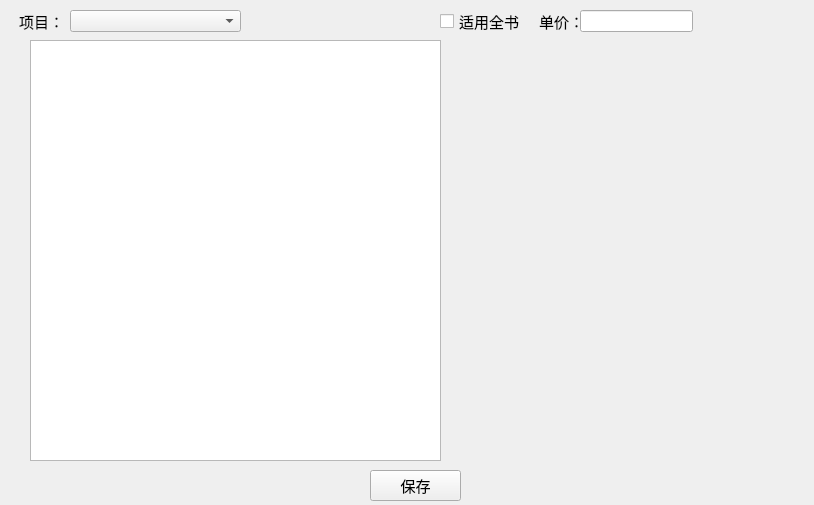
<?xml version="1.0" encoding="UTF-8"?>
<ui version="4.0">
 <class>CTabOtherSetDlg</class>
 <widget class="QWidget" name="CTabOtherSetDlg">
  <property name="geometry">
   <rect>
    <x>0</x>
    <y>0</y>
    <width>814</width>
    <height>505</height>
   </rect>
  </property>
  <property name="windowTitle">
   <string>CTabOtherSetDlg</string>
  </property>
  <widget class="QPushButton" name="BTN_SAVE">
   <property name="geometry">
    <rect>
     <x>370</x>
     <y>470</y>
     <width>91</width>
     <height>31</height>
    </rect>
   </property>
   <property name="font">
    <font>
     <pointsize>11</pointsize>
    </font>
   </property>
   <property name="text">
    <string>保存</string>
   </property>
  </widget>
  <widget class="QLabel" name="label">
   <property name="geometry">
    <rect>
     <x>10</x>
     <y>10</y>
     <width>54</width>
     <height>22</height>
    </rect>
   </property>
   <property name="font">
    <font>
     <pointsize>11</pointsize>
    </font>
   </property>
   <property name="text">
    <string>项目：</string>
   </property>
   <property name="alignment">
    <set>Qt::AlignRight|Qt::AlignTrailing|Qt::AlignVCenter</set>
   </property>
  </widget>
  <widget class="QComboBox" name="comboBox">
   <property name="geometry">
    <rect>
     <x>70</x>
     <y>10</y>
     <width>171</width>
     <height>22</height>
    </rect>
   </property>
   <property name="font">
    <font>
     <pointsize>11</pointsize>
    </font>
   </property>
  </widget>
  <widget class="QCheckBox" name="checkBox">
   <property name="geometry">
    <rect>
     <x>440</x>
     <y>10</y>
     <width>81</width>
     <height>22</height>
    </rect>
   </property>
   <property name="font">
    <font>
     <pointsize>11</pointsize>
    </font>
   </property>
   <property name="text">
    <string>适用全书</string>
   </property>
  </widget>
  <widget class="QLabel" name="label_2">
   <property name="geometry">
    <rect>
     <x>530</x>
     <y>10</y>
     <width>54</width>
     <height>22</height>
    </rect>
   </property>
   <property name="font">
    <font>
     <pointsize>11</pointsize>
    </font>
   </property>
   <property name="text">
    <string>单价：</string>
   </property>
   <property name="alignment">
    <set>Qt::AlignRight|Qt::AlignTrailing|Qt::AlignVCenter</set>
   </property>
  </widget>
  <widget class="QLineEdit" name="EDIT_PAY">
   <property name="geometry">
    <rect>
     <x>580</x>
     <y>10</y>
     <width>113</width>
     <height>22</height>
    </rect>
   </property>
   <property name="font">
    <font>
     <pointsize>11</pointsize>
    </font>
   </property>
  </widget>
  <widget class="QTableWidget" name="tableWidget">
   <property name="geometry">
    <rect>
     <x>30</x>
     <y>40</y>
     <width>411</width>
     <height>421</height>
    </rect>
   </property>
   <property name="font">
    <font>
     <pointsize>11</pointsize>
    </font>
   </property>
  </widget>
 </widget>
 <layoutdefault spacing="6" margin="11"/>
 <resources/>
 <connections/>
</ui>
